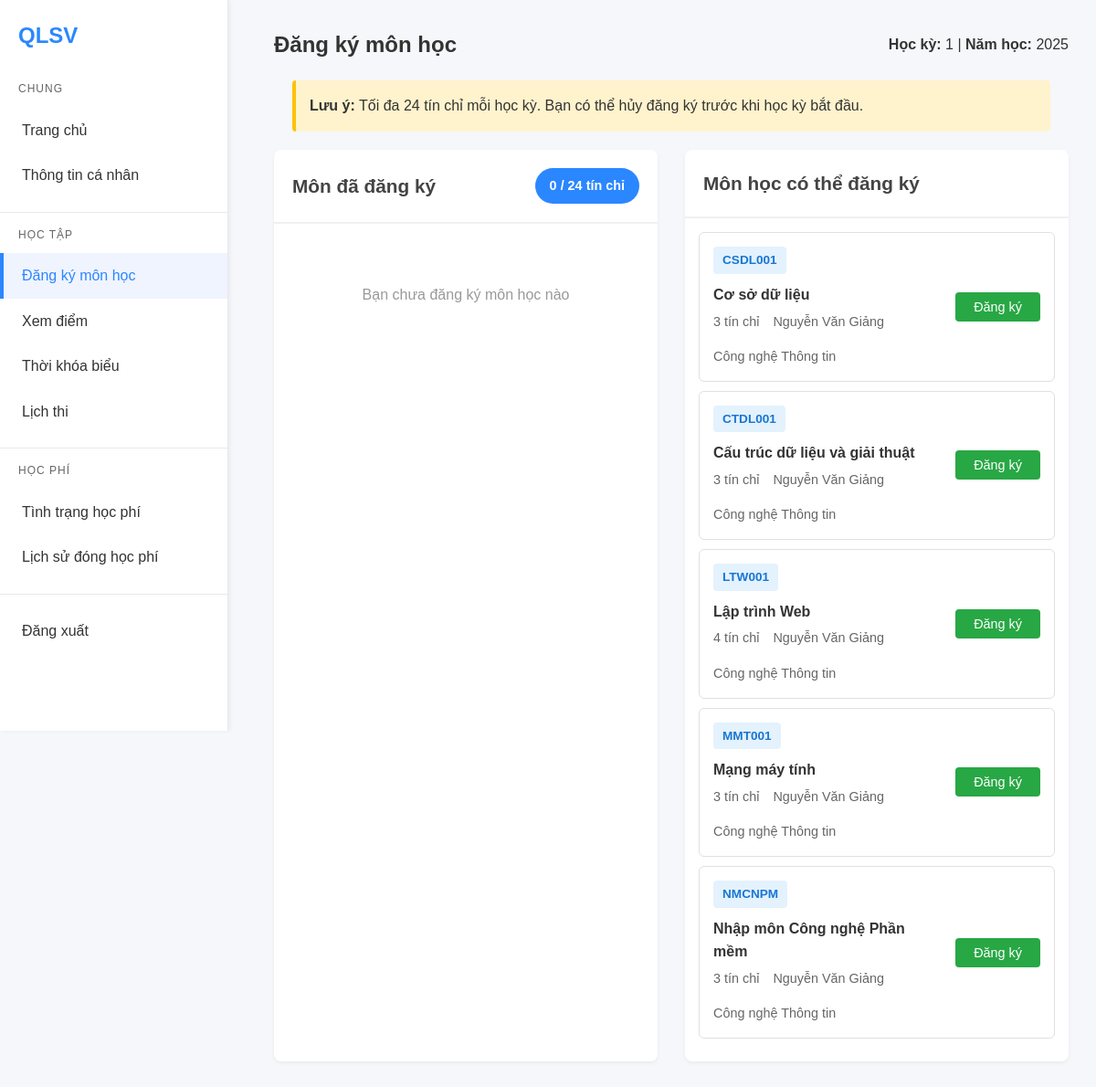
The app's page /registration/index.php (signed in) with its own data.
### tables this page shows
CREATE TABLE subjects (
    id INT AUTO_INCREMENT PRIMARY KEY,
    subject_code VARCHAR(20) UNIQUE NOT NULL,
    subject_name VARCHAR(100) NOT NULL,
    credits INT NOT NULL,
    teacher_id INT,
    FOREIGN KEY (teacher_id) REFERENCES teachers(id)
);

CREATE TABLE teachers (
    id INT AUTO_INCREMENT PRIMARY KEY,
    teacher_code VARCHAR(20) UNIQUE NOT NULL,
    user_id INT,
    full_name VARCHAR(100) NOT NULL,
    department_id INT,
    created_at TIMESTAMP DEFAULT CURRENT_TIMESTAMP,
    FOREIGN KEY (user_id) REFERENCES users(id),
    FOREIGN KEY (department_id) REFERENCES departments(id)
);

CREATE TABLE departments (
    id INT AUTO_INCREMENT PRIMARY KEY,
    department_code VARCHAR(10) UNIQUE NOT NULL,
    department_name VARCHAR(100) NOT NULL
);

### registration/index.php (the view, shortened to what this page needs)
<?php
require_once '../connect.php';
$user_id = $_SESSION['user_id'];
$student_query = "SELECT s.*, c.class_name, d.department_name
                  FROM students s
                  LEFT JOIN classes c ON s.class_id = c.id
                  LEFT JOIN departments d ON s.department_id = d.id
                  WHERE s.user_id = ?";
$stmt = mysqli_prepare($connection, $student_query);
mysqli_stmt_bind_param($stmt, "i", $user_id);
mysqli_stmt_execute($stmt);
$student = mysqli_fetch_assoc(mysqli_stmt_get_result($stmt));
$current_semester = 1;
$current_year = 2025;
$registered_query = "SELECT
    cr.id as registration_id,
    subj.subject_code,
    subj.subject_name,
    subj.credits,
    t.full_name as teacher_name
FROM course_registrations cr
JOIN subjects subj ON cr.subject_id = subj.id
LEFT JOIN teachers t ON subj.teacher_id = t.id
WHERE cr.student_id = ? AND cr.semester = ? AND cr.academic_year = ?
ORDER BY subj.subject_code";
$stmt = mysqli_prepare($connection, $registered_query);
mysqli_stmt_bind_param($stmt, "iii", $student['id'], $current_semester, $current_year);
mysqli_stmt_execute($stmt);
$registered_subjects = mysqli_stmt_get_result($stmt);
$total_credits_query = "SELECT SUM(subj.credits) as total
FROM course_registrations cr
JOIN subjects subj ON cr.subject_id = subj.id
WHERE cr.student_id = ? AND cr.semester = ? AND cr.academic_year = ?";
$stmt = mysqli_prepare($connection, $total_credits_query);
mysqli_stmt_bind_param($stmt, "iii", $student['id'], $current_semester, $current_year);
mysqli_stmt_execute($stmt);
$total_credits_result = mysqli_fetch_assoc(mysqli_stmt_get_result($stmt));
$total_credits = $total_credits_result['total'] ?? 0;
$available_query = "SELECT
    subj.id,
    subj.subject_code,
    subj.subject_name,
    subj.credits,
    t.full_name as teacher_name,
    d.department_name
FROM subjects subj
LEFT JOIN teachers t ON subj.teacher_id = t.id
LEFT JOIN departments d ON t.department_id = d.id
WHERE subj.id NOT IN (
    SELECT subject_id FROM course_registrations
    WHERE student_id = ? AND semester = ? AND academic_year = ?
)
ORDER BY subj.subject_code";
$stmt = mysqli_prepare($connection, $available_query);
mysqli_stmt_bind_param($stmt, "iii", $student['id'], $current_semester, $current_year);
mysqli_stmt_execute($stmt);
$available_subjects = mysqli_stmt_get_result($stmt);
?>
<!DOCTYPE html>
<html lang="vi">
<head>
    <link rel="stylesheet" href="../css/chung.css?v=3">
</head>
<body>
    <div class="sidebar">
        <div class="brand">QLSV</div>
        <div class="nav-section">
            <div class="nav-header">Chung</div>
            <a href="../dashboard.php">Trang chủ</a>
            <a href="../profile.php">Thông tin cá nhân</a>
        </div>
        <div class="nav-section">
            <div class="nav-header">Học tập</div>
            <a href="index.php" class="active">Đăng ký môn học</a>
            <a href="../grades/view.php">Xem điểm</a>
            <a href="../schedule/index.php">Thời khóa biểu</a>
            <a href="../schedule/lichthi.php">Lịch thi</a>
        </div>
        <div class="nav-section">
            <div class="nav-header">Học phí</div>
            <a href="../tuition/status.php">Tình trạng học phí</a>
            <a href="../tuition/history.php">Lịch sử đóng học phí</a>
        </div>
        <div class="nav-section">
            <a href="../logout.php">Đăng xuất</a>
        </div>
    </div>
    <div class="main">
        <div class="actions">
            <h1>Đăng ký môn học</h1>
            <div>
                <strong>Học kỳ:</strong> <?php echo $current_semester; ?> |
                <strong>Năm học:</strong> <?php echo $current_year; ?>
            </div>
        </div>
        <div class="info-box">
            <strong>Lưu ý:</strong> Tối đa 24 tín chỉ mỗi học kỳ.
            Bạn có thể hủy đăng ký trước khi học kỳ bắt đầu.
        </div>
        <div class="registration-container">
            <div class="section-card">
                <div class="section-header">
                    <h2>Môn đã đăng ký</h2>
                    <span class="credits-badge <?php
                        echo $total_credits > 20 ? 'credits-warning' : '';
                        echo $total_credits > 24 ? 'credits-danger' : '';
                    ?>">
                        <?php echo $total_credits; ?> / 24 tín chỉ
                    </span>
                </div>
                <div class="subject-list">
                    <?php if (mysqli_num_rows($registered_subjects) > 0): ?>
                        <?php while ($subject = mysqli_fetch_assoc($registered_subjects)): ?>
                        <div class="subject-item">
                            <div class="subject-info">
                                <div>
                                    <span class="subject-code">
                                        <?php echo htmlspecialchars($subject['subject_code']); ?>
                                    </span>
                                </div>
                                <div class="subject-name">
                                    <?php echo htmlspecialchars($subject['subject_name']); ?>
                                </div>
                                <div class="subject-meta">
                                    <span> <?php echo $subject['credits']; ?> tín chỉ</span>
                                    <?php if ($subject['teacher_name']): ?>
                                    <span> <?php echo htmlspecialchars($subject['teacher_name']); ?></span>
                                    <?php endif; ?>
                                </div>
                            </div>
                            <div class="subject-actions">
                                <form method="post" style="display: inline;"
                                      onsubmit="return confirm('Bạn có chắc muốn hủy đăng ký môn này?');">
                                    <input type="hidden" name="registration_id"
                                           value="<?php echo $subject['registration_id']; ?>">
                                    <button type="submit" name="unregister" class="btn-unregister">
                                         Hủy
                                    </button>
                                </form>
                            </div>
                        </div>
                        <?php endwhile; ?>
                    <?php else: ?>
                        <div class="empty-state">
                            <p>Bạn chưa đăng ký môn học nào</p>
                        </div>
                    <?php endif; ?>
                </div>
            </div>
            <div class="section-card">
                <div class="section-header">
                    <h2> Môn học có thể đăng ký</h2>
                </div>
                <div class="subject-list">
                    <?php if (mysqli_num_rows($available_subjects) > 0): ?>
                        <?php while ($subject = mysqli_fetch_assoc($available_subjects)): ?>
                        <div class="subject-item">
                            <div class="subject-info">
                                <div>
                                    <span class="subject-code">
                                        <?php echo htmlspecialchars($subject['subject_code']); ?>
                                    </span>
                                </div>
                                <div class="subject-name">
                                    <?php echo htmlspecialchars($subject['subject_name']); ?>
                                </div>
                                <div class="subject-meta">
                                    <span> <?php echo $subject['credits']; ?> tín chỉ</span>
                                    <?php if ($subject['teacher_name']): ?>
                                    <span> <?php echo htmlspecialchars($subject['teacher_name']); ?></span>
                                    <?php endif; ?>
                                    <?php if ($subject['department_name']): ?>
                                    <span></span> <?php echo htmlspecialchars($subject['department_name']); ?></span>
                                    <?php endif; ?>
                                </div>
                            </div>
                            <div class="subject-actions">
                                <form method="post" style="display: inline;">
                                    <button type="submit" name="register" class="btn-register"
                                            <?php echo ($total_credits + $subject['credits']) > 24 ? 'disabled' : ''; ?>>
                                         Đăng ký
                                    </button>
                                </form>
                            </div>
                        </div>
                        <?php endwhile; ?>
                    <?php endif; ?>
                </div>
            </div>
        </div>
    </div>
</body>
</html>

### css/chung.css (style rules this page uses)
* { margin: 0; padding: 0; box-sizing: border-box; }
body { font-family: Arial, Helvetica, sans-serif; background: #f5f7fa; line-height: 1.6; color: #333; min-height: 100vh; }
.sidebar { position: fixed !important; left: 0; top: 0; width: 250px !important; height: 100vh !important; background: #fff; border-right: 1px solid #e6e9ee; padding-top: 20px; z-index: 1000; overflow-y: auto; box-shadow: 2px 0 5px rgba(0,0,0,0.05); }
.main { margin-left: 270px !important; padding: 30px; min-height: 100vh; }
.brand { font-weight: bold !important; padding: 0 20px 20px !important; color: #2b87ff !important; font-size: 24px !important; }
.sidebar a { display: block !important; padding: 12px 20px !important; color: #333 !important; text-decoration: none !important; border-left: 4px solid transparent !important; transition: all 0.3s ease !important; }
.sidebar a:hover, .sidebar a.active { background: #f0f4ff !important; border-left-color: #2b87ff !important; color: #2b87ff !important; }
.actions { display: flex; justify-content: space-between; align-items: center; margin-bottom: 20px; flex-wrap: wrap; gap: 15px; }
.actions h1 { margin: 0; }
.nav-section { margin-bottom: 15px; border-bottom: 1px solid #e6e9ee; padding-bottom: 15px; }
.nav-section:last-child { border-bottom: none; }
.nav-header { padding: 0 20px; color: #666; font-size: 12px; text-transform: uppercase; letter-spacing: 1px; margin: 10px 0; }
h1 { color: #333; margin-bottom: 20px; font-size: 24px; }
h2 { color: #444; margin-bottom: 15px; font-size: 20px; }

### registration/index.php (style rules this page uses)
.registration-container { display: grid; grid-template-columns: 1fr 1fr; gap: 30px; margin-top: 20px; }
.section-card { background: white; border-radius: 8px; box-shadow: 0 2px 4px rgba(0,0,0,0.05); }
.section-header { padding: 20px; border-bottom: 2px solid #f0f0f0; display: flex; justify-content: space-between; align-items: center; }
.section-header h2 { margin: 0; font-size: 1.3rem; }
.credits-badge { background: #2b87ff; color: white; padding: 8px 16px; border-radius: 20px; font-size: 0.9rem; font-weight: 600; }
.subject-list { padding: 15px; }
.subject-item { padding: 15px; border: 1px solid #e0e0e0; border-radius: 6px; margin-bottom: 10px; display: flex; justify-content: space-between; align-items: center; transition: all 0.3s; }
.subject-info { flex: 1; }
.subject-code { display: inline-block; background: #e3f2fd; color: #1976d2; padding: 4px 10px; border-radius: 4px; font-weight: 600; font-size: 0.85rem; margin-bottom: 5px; }
.subject-name { font-weight: 600; color: #333; margin: 5px 0; }
.subject-meta { font-size: 0.9rem; color: #666; display: flex; gap: 15px; flex-wrap: wrap; }
.subject-actions { margin-left: 15px; }
.btn-register { background: #28a745; color: white; padding: 8px 20px; border: none; border-radius: 4px; cursor: pointer; font-size: 0.9rem; }
.empty-state { text-align: center; padding: 40px 20px; color: #999; }
.info-box { background: #fff3cd; border-left: 4px solid #ffc107; padding: 15px; margin: 20px; border-radius: 4px; }

### records on screen
subjects: subject_code "CSDL001", subject_name "Cơ sở dữ liệu", credits "3", teacher.full_name "Nguyễn Văn Giảng", departments.department_name "Công nghệ Thông tin"
subjects: subject_code "CTDL001", subject_name "Cấu trúc dữ liệu và giải thuật", credits "3", teacher.full_name "Nguyễn Văn Giảng", departments.department_name "Công nghệ Thông tin"
subjects: subject_code "LTW001", subject_name "Lập trình Web", credits "4", teacher.full_name "Nguyễn Văn Giảng", departments.department_name "Công nghệ Thông tin"
subjects: subject_code "MMT001", subject_name "Mạng máy tính", credits "3", teacher.full_name "Nguyễn Văn Giảng", departments.department_name "Công nghệ Thông tin"
subjects: subject_code "NMCNPM", subject_name "Nhập môn Công nghệ Phần mềm", credits "3", teacher.full_name "Nguyễn Văn Giảng", departments.department_name "Công nghệ Thông tin"

### other values on screen
$current_semester "1"
$current_year "2025"
$total_credits "0"
